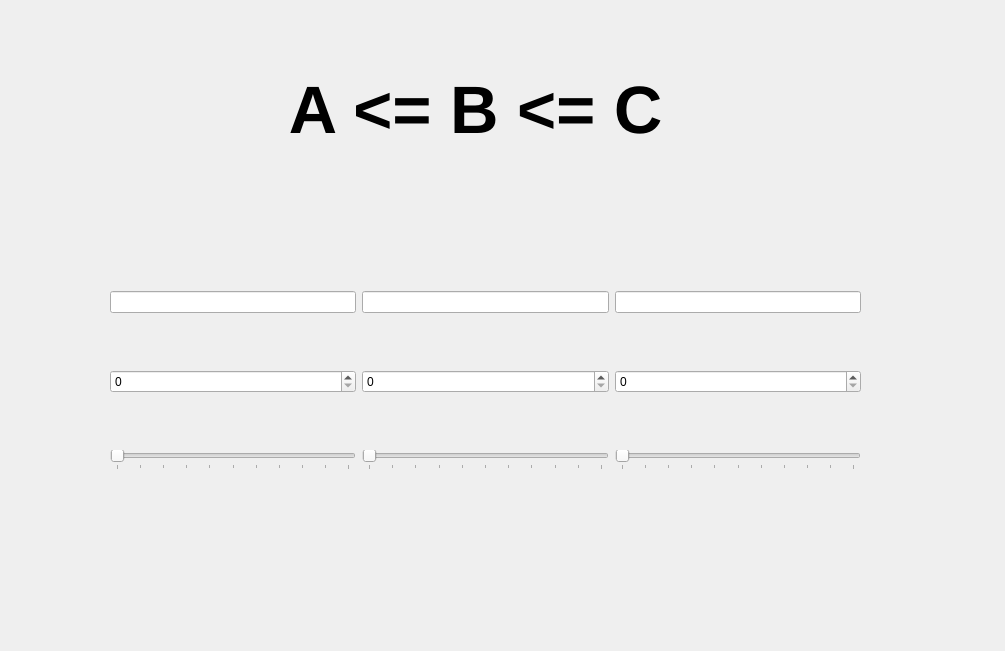
<?xml version="1.0" encoding="UTF-8"?>
<ui version="4.0">
 <class>MainWindow</class>
 <widget class="QMainWindow" name="MainWindow">
  <property name="geometry">
   <rect>
    <x>0</x>
    <y>0</y>
    <width>1005</width>
    <height>651</height>
   </rect>
  </property>
  <property name="windowTitle">
   <string>MainWindow</string>
  </property>
  <widget class="QWidget" name="centralwidget">
   <widget class="QLabel" name="labelMain">
    <property name="geometry">
     <rect>
      <x>220</x>
      <y>40</y>
      <width>511</width>
      <height>141</height>
     </rect>
    </property>
    <property name="font">
     <font>
      <pointsize>50</pointsize>
      <bold>true</bold>
     </font>
    </property>
    <property name="text">
     <string>A &lt;= B &lt;= C</string>
    </property>
    <property name="alignment">
     <set>Qt::AlignmentFlag::AlignCenter</set>
    </property>
   </widget>
   <widget class="QWidget" name="layoutWidget">
    <property name="geometry">
     <rect>
      <x>110</x>
      <y>240</y>
      <width>751</width>
      <height>281</height>
     </rect>
    </property>
    <layout class="QHBoxLayout" name="horizontalLayout">
     <item>
      <layout class="QVBoxLayout" name="VLayoutA">
       <item>
        <widget class="QLineEdit" name="lineEdA"/>
       </item>
       <item>
        <widget class="QSpinBox" name="spinBoxA">
         <property name="maximum">
          <number>100</number>
         </property>
        </widget>
       </item>
       <item>
        <widget class="QSlider" name="HSliderA">
         <property name="maximum">
          <number>100</number>
         </property>
         <property name="orientation">
          <enum>Qt::Orientation::Horizontal</enum>
         </property>
         <property name="tickPosition">
          <enum>QSlider::TickPosition::TicksBelow</enum>
         </property>
         <property name="tickInterval">
          <number>10</number>
         </property>
        </widget>
       </item>
      </layout>
     </item>
     <item>
      <layout class="QVBoxLayout" name="VLayoutB">
       <item>
        <widget class="QLineEdit" name="lineEdB"/>
       </item>
       <item>
        <widget class="QSpinBox" name="spinBoxB">
         <property name="maximum">
          <number>100</number>
         </property>
        </widget>
       </item>
       <item>
        <widget class="QSlider" name="HSliderB">
         <property name="maximum">
          <number>100</number>
         </property>
         <property name="orientation">
          <enum>Qt::Orientation::Horizontal</enum>
         </property>
         <property name="tickPosition">
          <enum>QSlider::TickPosition::TicksBelow</enum>
         </property>
         <property name="tickInterval">
          <number>10</number>
         </property>
        </widget>
       </item>
      </layout>
     </item>
     <item>
      <layout class="QVBoxLayout" name="VLayoutC">
       <item>
        <widget class="QLineEdit" name="lineEdC"/>
       </item>
       <item>
        <widget class="QSpinBox" name="spinBoxC">
         <property name="maximum">
          <number>100</number>
         </property>
        </widget>
       </item>
       <item>
        <widget class="QSlider" name="HSliderC">
         <property name="maximum">
          <number>100</number>
         </property>
         <property name="orientation">
          <enum>Qt::Orientation::Horizontal</enum>
         </property>
         <property name="tickPosition">
          <enum>QSlider::TickPosition::TicksBelow</enum>
         </property>
         <property name="tickInterval">
          <number>10</number>
         </property>
        </widget>
       </item>
      </layout>
     </item>
    </layout>
   </widget>
  </widget>
 </widget>
 <resources/>
 <connections/>
</ui>
